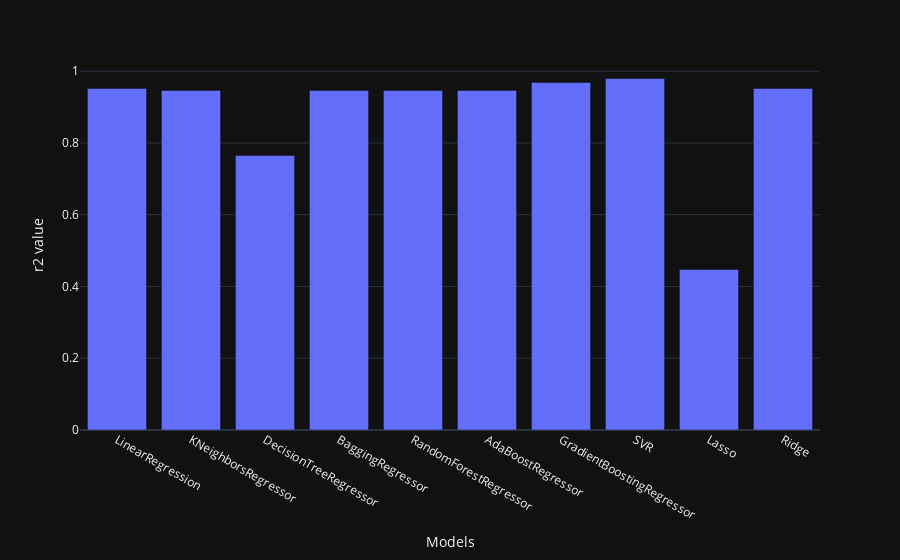

Write notebook code for a chart like this one.
### Code cell
import plotly.express as px
fig = px.bar(performance, x=performance['Models'], y=performance['r2 value'])
fig.update_layout(template='plotly_dark')
fig

### Figure 1 — Plotly figure (JSON) as saved in the notebook; plotly's stock layout.template omitted (floating-point values rounded to 4 significant figures)
{"data": [{"alignmentgroup": "True", "hovertemplate": "Models=%{x}<br>r2 value=%{y}<extra></extra>", "legendgroup": "", "marker": {"color": "#636efa", "pattern": {"shape": ""}}, "name": "", "offsetgroup": "", "orientation": "v", "showlegend": false, "textposition": "auto", "type": "bar", "x": ["LinearRegression", "KNeighborsRegressor", "DecisionTreeRegressor", "BaggingRegressor", "RandomForestRegressor", "AdaBoostRegressor", "GradientBoostingRegressor", "SVR", "Lasso", "Ridge"], "xaxis": "x", "y": [0.9521, 0.9464, 0.7652, 0.9464, 0.9464, 0.9464, 0.9684, 0.9796, 0.4475, 0.9521], "yaxis": "y"}], "layout": {"barmode": "relative", "legend": {"tracegroupgap": 0}, "margin": {"t": 60}, "xaxis": {"anchor": "y", "domain": [0, 1], "title": {"text": "Models"}}, "yaxis": {"anchor": "x", "domain": [0, 1], "title": {"text": "r2 value"}}}}
